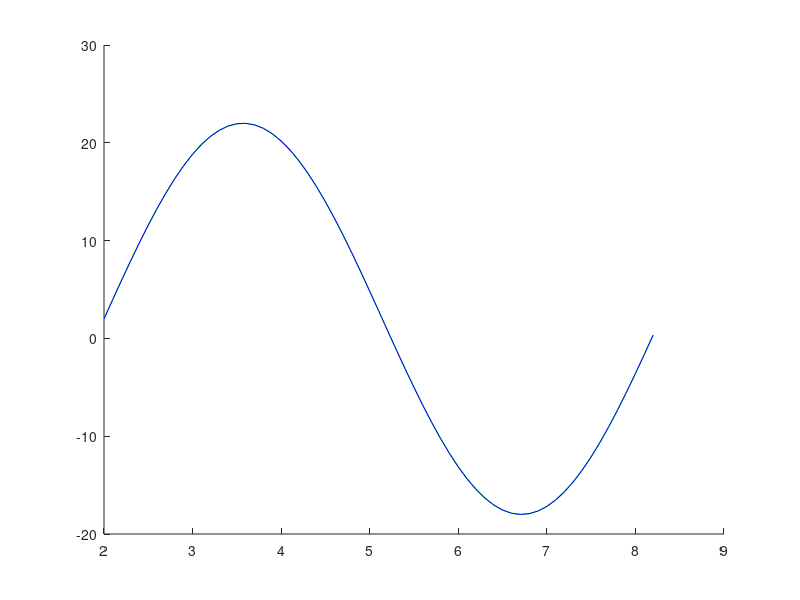

Source code (MATLAB): (Note: this script raises an error after producing the figure.)
x =(0:0.1:2*pi)' + 2;
y =20*sin(0:0.1:2*pi)' + 2;
hold on, plot([x],[y],'g');

alpha = 1;
beta = 0.1;
gamma = 0.05;
iterations = 100;


N = length(x);

extFx = zeros(N,1);
extFy = zeros(N,1);

a = (2*alpha+6*beta);
b = -alpha-4*beta;
c = beta;
P = diag(repmat(a,1,N));
P = P + diag(repmat(b,1,N-1), 1) + diag(   b, -N+1);
P = P + diag(repmat(b,1,N-1),-1) + diag(   b,  N-1);
P = P + diag(repmat(c,1,N-2), 2) + diag([c,c],-N+2);
P = P + diag(repmat(c,1,N-2),-2) + diag([c,c], N-2);

P(1,N) = 0;
P(1,N-1) = 0;
P(2,N) = 0;
P(N,1) = 0;
P(N-1,1) = 0;
P(N,2) = 0;

P(1,1) = P(1,1) - c;
P(N,N) = P(N,N) - c;

firstX = x(1);
firstY = y(1);
lastX  = x(N);
lastY  = y(N);


extFx(1) = extFx(1) - (2*c + b)* firstX;
extFx(2) = extFx(2) - (c)* firstX;
extFx(N-1) = extFx(N-1) -(c)* lastX;
extFx(N) = extFx(N) - (2*c + b)* lastX;

extFy(1) = extFy(1) - (2*c + b)* firstY;
extFy(2) = extFy(2) - (c)* firstY;
extFy(N-1) = extFy(N-1) - (c)* lastY;
extFy(N) = extFy(N) - (2*c + b)* lastY;

Pinv = inv(P+ gamma .* eye(N));

plot1 = plot([x(1);x;x(N)],[y(1);y;y(N)],'b');

for ii = 1:iterations
  [x,y] = plot_next(x,y,Pinv,gamma,extFx,extFy);
  pause(0.1);
  plot1.XData = [firstX;x;lastX];
  plot1.YData = [firstY;y;lastY];
end
